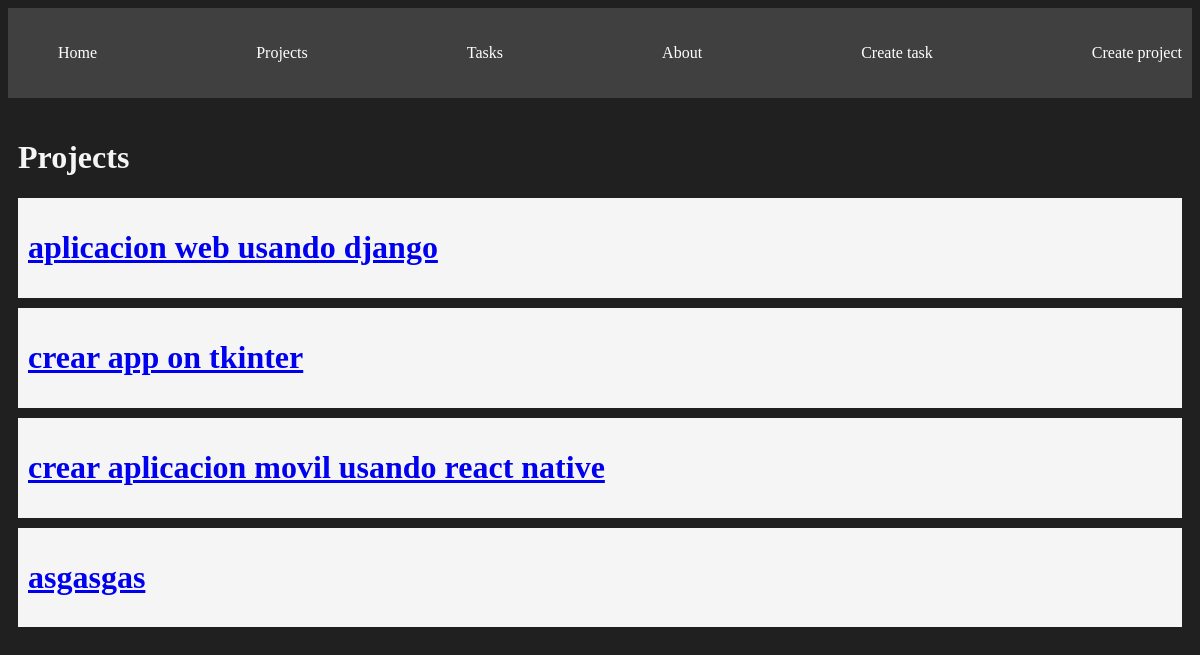
The page /projects/ on the database as committed earlier.
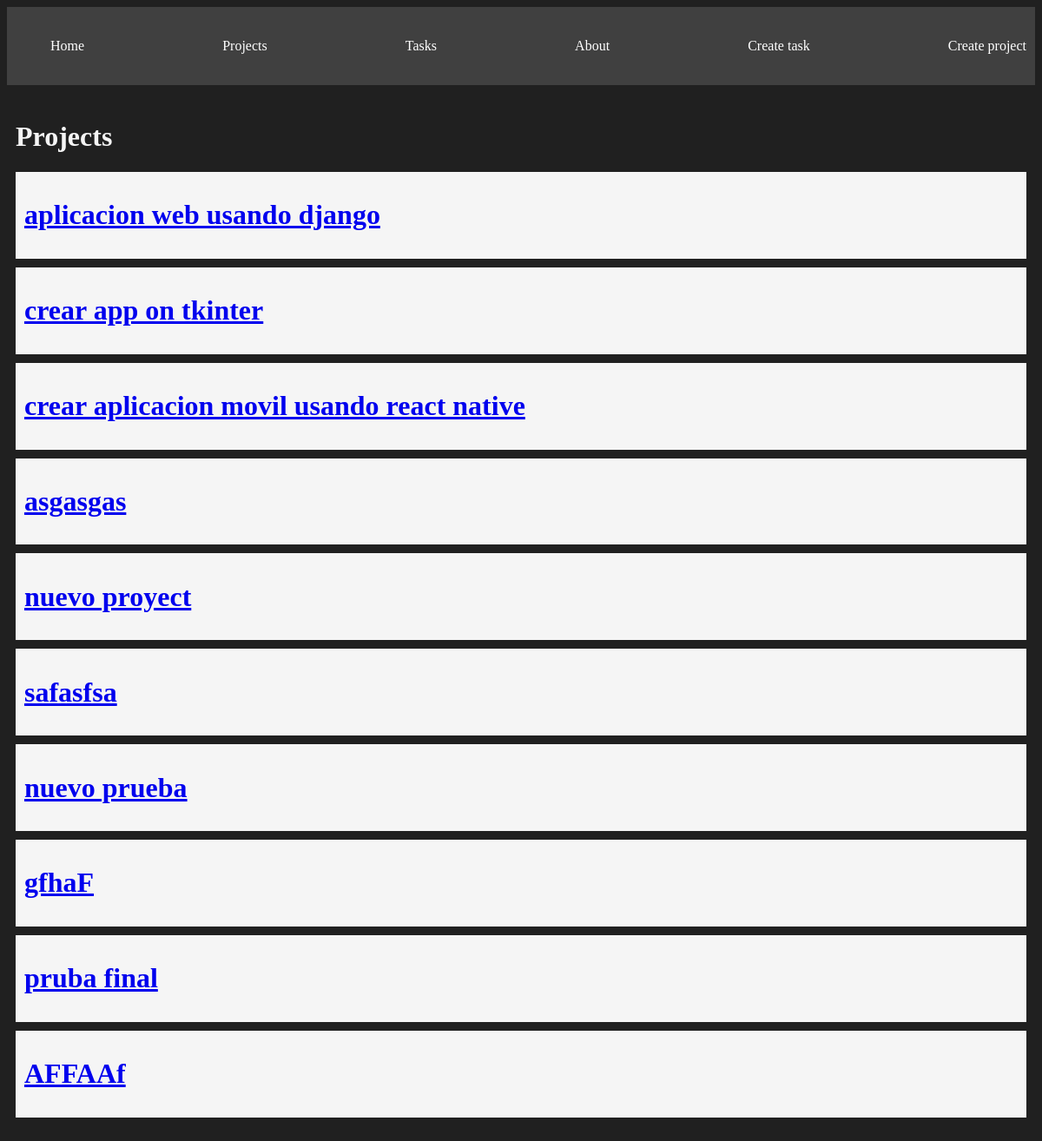
The same page on the database as committed later.
### myapp/models.py (models this page shows, shortened)
class Project(models.Model):
    name = models.CharField(max_length=200)

### myapp/views.py (the view)
# urls.py: path('projects/',views.projects, name="projects"),
def projects(request):
    projects = Project.objects.all()
    return render(request, 'projects/projects.html',{
        'projects':projects
    })

### myapp/templates/projects/projects.html
{% extends 'layouts/base.html' %}
{% block content %}
<h1>Projects</h1>
{% for project in projects %}
<div class="card">
    <a href="{% url 'project_detail' project.id %}">
        <h1>{{project.name}}</h1>
    </a>
</div>
{% endfor %}
{% endblock %}

Rows that differ between the two databases and show on the page:
added Project: name "nuevo proyect"
added Project: name "safasfsa"
added Project: name "nuevo prueba"
added Project: name "gfhaF"
added Project: name "pruba final"
added Project: name "AFFAAf"
